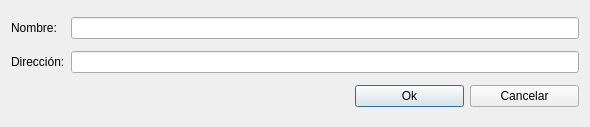
<?xml version="1.0" encoding="UTF-8"?>
<ui version="4.0">
 <class>NewAddressDialog</class>
 <widget class="QDialog" name="NewAddressDialog">
  <property name="geometry">
   <rect>
    <x>0</x>
    <y>0</y>
    <width>590</width>
    <height>127</height>
   </rect>
  </property>
  <property name="windowTitle">
   <string>Nueva dirección</string>
  </property>
  <layout class="QGridLayout" name="gridLayout">
   <item row="0" column="0">
    <widget class="QLabel" name="label">
     <property name="sizePolicy">
      <sizepolicy hsizetype="Maximum" vsizetype="Preferred">
       <horstretch>0</horstretch>
       <verstretch>0</verstretch>
      </sizepolicy>
     </property>
     <property name="text">
      <string>Nombre:</string>
     </property>
    </widget>
   </item>
   <item row="0" column="1" colspan="3">
    <widget class="QLineEdit" name="m_labelEdit">
     <property name="sizePolicy">
      <sizepolicy hsizetype="Expanding" vsizetype="Fixed">
       <horstretch>0</horstretch>
       <verstretch>0</verstretch>
      </sizepolicy>
     </property>
     <property name="echoMode">
      <enum>QLineEdit::Normal</enum>
     </property>
    </widget>
   </item>
   <item row="1" column="0">
    <widget class="QLabel" name="label_2">
     <property name="sizePolicy">
      <sizepolicy hsizetype="Maximum" vsizetype="Preferred">
       <horstretch>0</horstretch>
       <verstretch>0</verstretch>
      </sizepolicy>
     </property>
     <property name="text">
      <string>Dirección:</string>
     </property>
    </widget>
   </item>
   <item row="1" column="1" colspan="3">
    <widget class="QLineEdit" name="m_addressEdit">
     <property name="echoMode">
      <enum>QLineEdit::Normal</enum>
     </property>
    </widget>
   </item>
   <item row="2" column="0" colspan="2">
    <spacer name="horizontalSpacer">
     <property name="orientation">
      <enum>Qt::Horizontal</enum>
     </property>
     <property name="sizeHint" stdset="0">
      <size>
       <width>338</width>
       <height>20</height>
      </size>
     </property>
    </spacer>
   </item>
   <item row="2" column="2">
    <widget class="QPushButton" name="m_okButton">
     <property name="enabled">
      <bool>true</bool>
     </property>
     <property name="text">
      <string>Ok</string>
     </property>
     <property name="default">
      <bool>true</bool>
     </property>
    </widget>
   </item>
   <item row="2" column="3">
    <widget class="QPushButton" name="m_cancelButton">
     <property name="text">
      <string>Cancelar</string>
     </property>
    </widget>
   </item>
  </layout>
 </widget>
 <resources/>
 <connections>
  <connection>
   <sender>m_okButton</sender>
   <signal>clicked()</signal>
   <receiver>NewAddressDialog</receiver>
   <slot>accept()</slot>
   <hints>
    <hint type="sourcelabel">
     <x>410</x>
     <y>102</y>
    </hint>
    <hint type="destinationlabel">
     <x>294</x>
     <y>63</y>
    </hint>
   </hints>
  </connection>
  <connection>
   <sender>m_cancelButton</sender>
   <signal>clicked()</signal>
   <receiver>NewAddressDialog</receiver>
   <slot>reject()</slot>
   <hints>
    <hint type="sourcelabel">
     <x>526</x>
     <y>102</y>
    </hint>
    <hint type="destinationlabel">
     <x>294</x>
     <y>63</y>
    </hint>
   </hints>
  </connection>
 </connections>
</ui>
